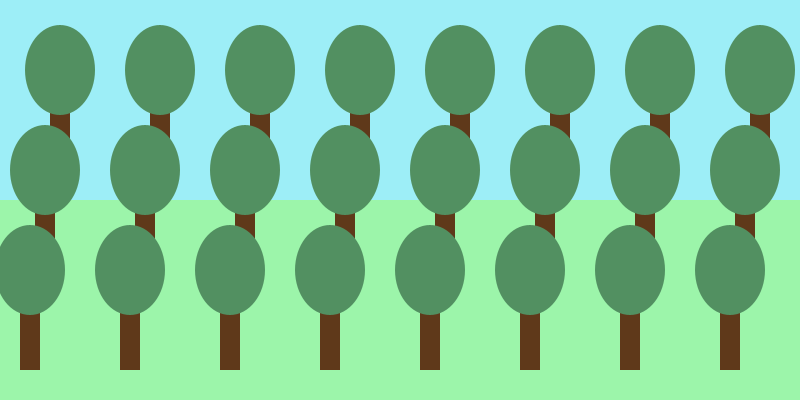
Frame 1 (no input)
Frame 60 (the mouse pressed at the canvas centre just before this capture): identical to frame 1, image omitted
Frame 120 (the mouse held since frame 60 and released just before this capture): identical to frame 1, image omitted

The Processing sketch that drew this single still picture (run headless with seeded random() and noise(); from frame 60 on, the mouse is pressed at the canvas centre):

// Processing sketch: forest
// ── forest.pde
color leafColour, trunkColour;

void setup()
{
  size(800, 400);
  noStroke();
  leafColour  = color(82, 144, 97);
  trunkColour = color(95, 57, 26);
}

void draw()
{
  background(157, 238, 247);   // Sky
  fill(156, 245, 170);         // Ground.
  rect(0, height/2, width, height/2);

  for (float i = 0; i < 3; i++) {
    for (float xPos=50; xPos< width; xPos+=100)
    {
      drawTree(xPos-(15*i), 100+(100*i));
    }
  }
}

// Draws a single tree at the given position.
void drawTree(float treeX, float treeY)
{
  fill(trunkColour);
  rect(treeX, treeY, 20, 70);
  fill(leafColour);
  ellipse(treeX+10, treeY-30, 70, 90);
}
